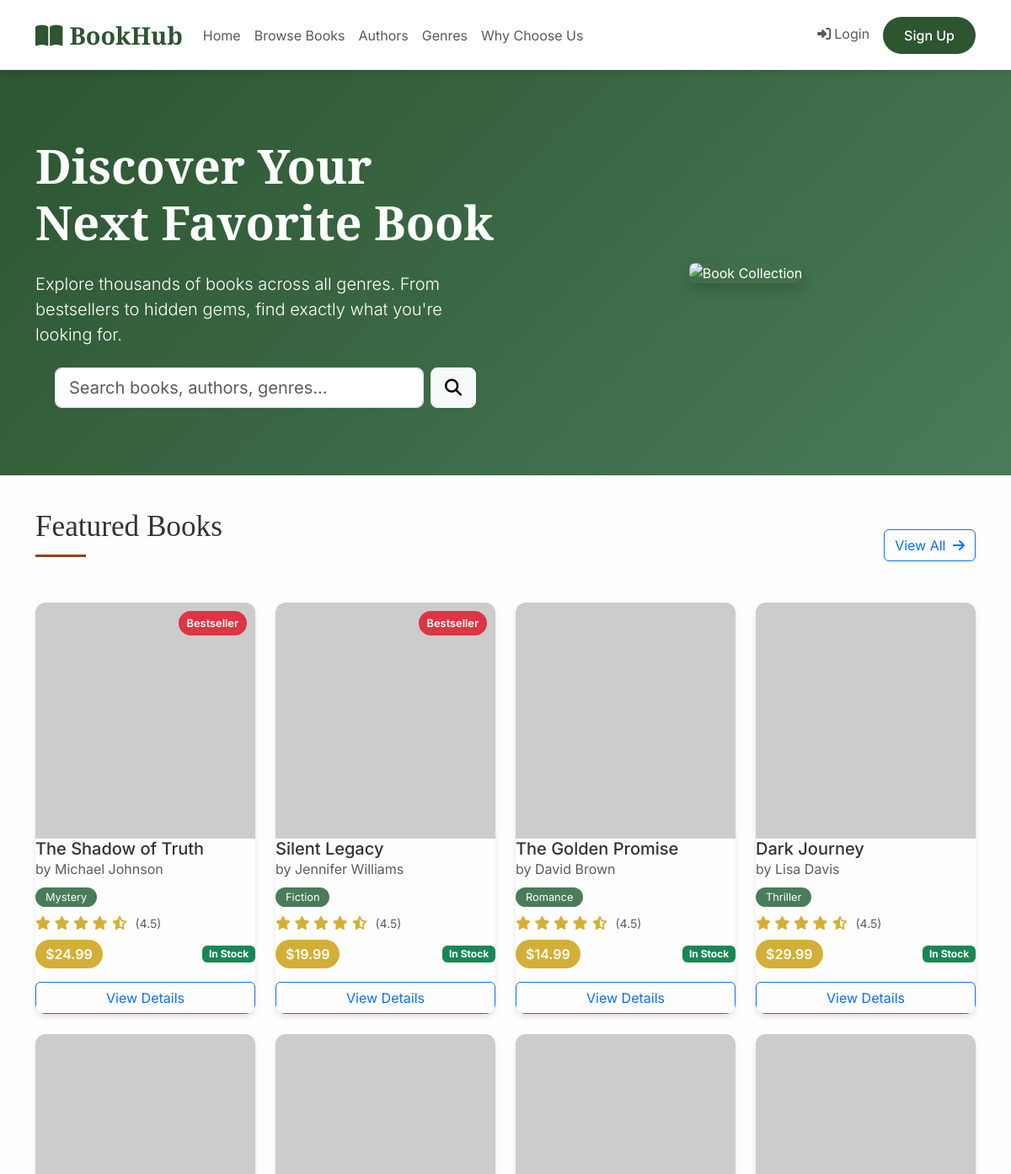
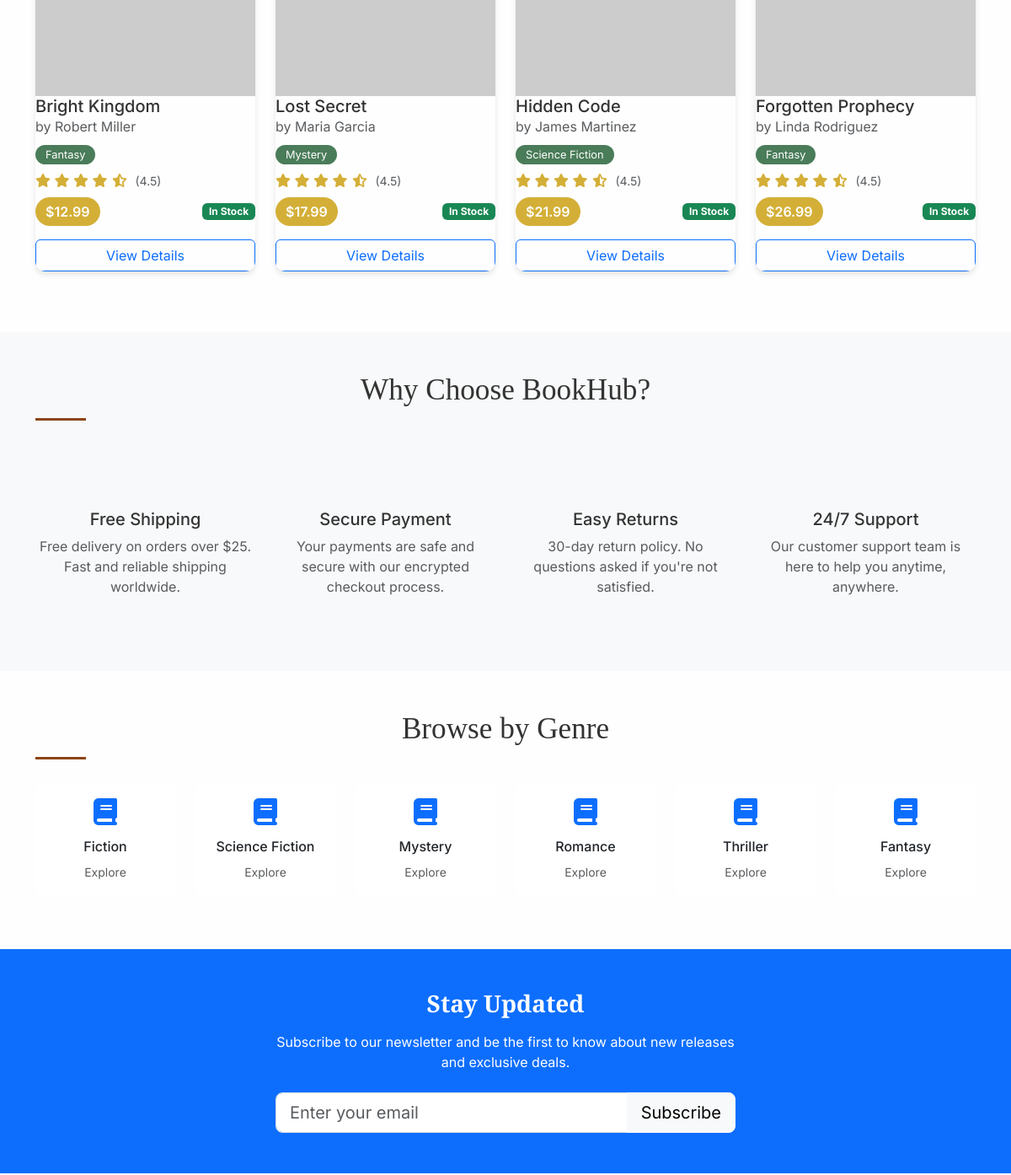
Before: / (upper part) with the older database file (2 pictures, top to bottom).
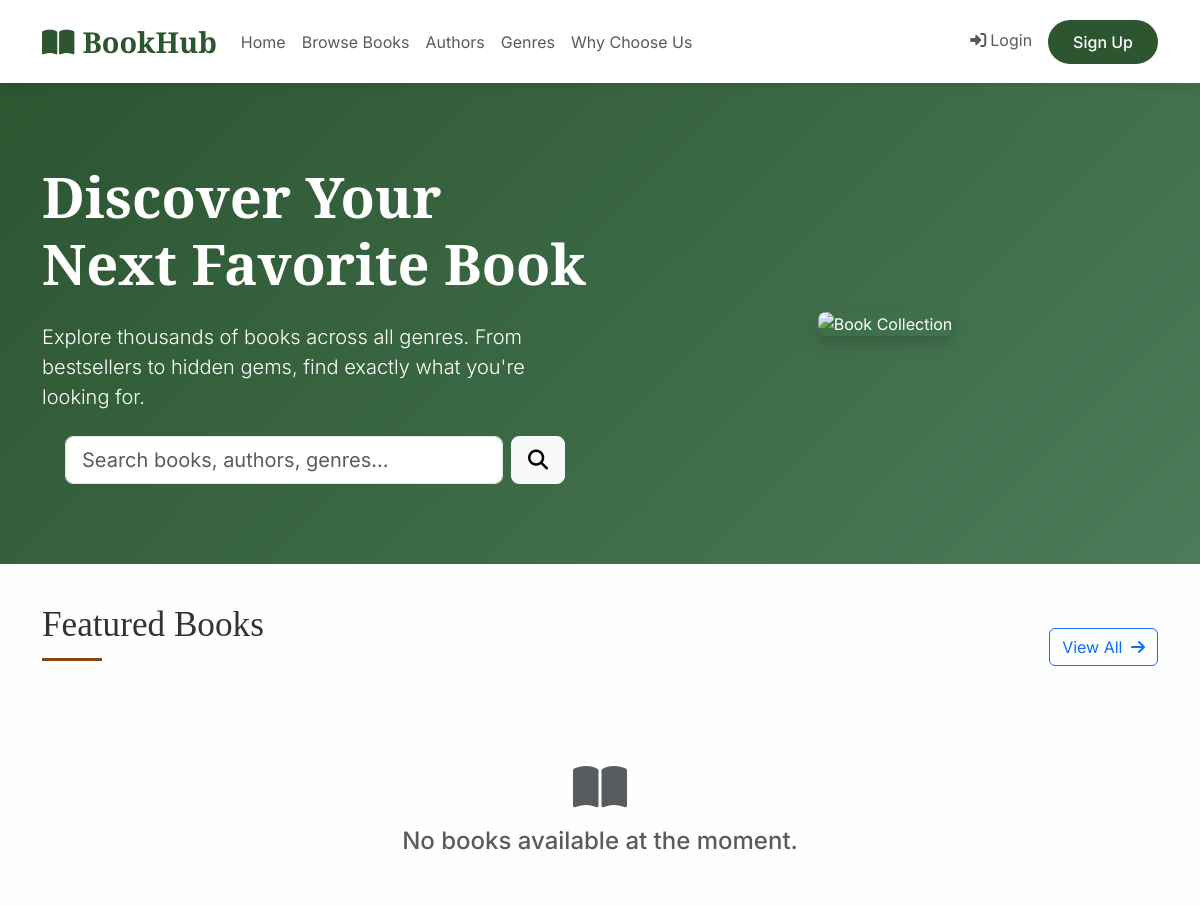
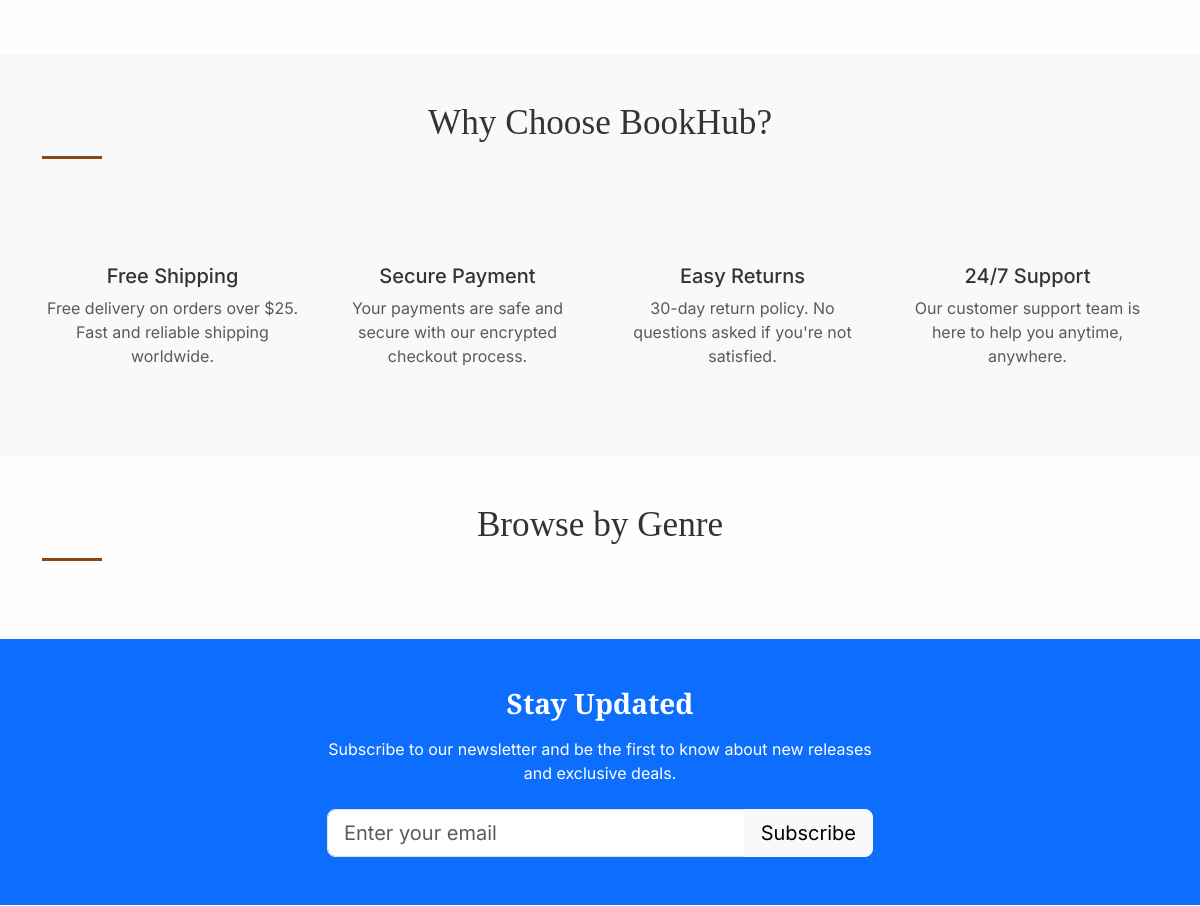
After: the same page with the newer database file (2 pictures, top to bottom).
### books/models.py (models this page shows, shortened)
class Book(models.Model):
    BookID = models.AutoField(primary_key=True)
    Title = models.CharField(max_length=200)
    AuthorID = models.ForeignKey(Author, on_delete=models.CASCADE)
    GenreID = models.ForeignKey(Genre, on_delete=models.CASCADE)
    ISBN = models.CharField(max_length=13, unique=True)
    PublicationDate = models.DateField()
    Price = models.DecimalField(max_digits=10, decimal_places=2, validators=[MinValueValidator(0)])
    Stock = models.IntegerField(default=0, validators=[MinValueValidator(0)])
    Photo = models.CharField(max_length=200, default='', blank=True)
    @property
    def is_available(self):
        return self.Stock > 0
    @property
    def photo_url(self):
        if self.Photo:
            return self.Photo
        else:
            return "https://via.placeholder.com/200x300/cccccc/666666/?text=No+Cover"

class Author(models.Model):
    AuthorID = models.AutoField(primary_key=True)
    FirstName = models.CharField(max_length=100)
    LastName = models.CharField(max_length=100)
    Bio = models.TextField(blank=True, null=True)
    DateOfBirth = models.DateField(blank=True, null=True)
    DateOfDeath = models.DateField(blank=True, null=True)
    @property
    def full_name(self):
        return f"{self.FirstName} {self.LastName}"

class Genre(models.Model):
    GenreID = models.AutoField(primary_key=True)
    GenreName = models.CharField(max_length=100, unique=True)

### books/views.py (the view)
# urls.py: path('', views.home, name='home'),
def home(request):
    books = Book.objects.filter(Stock__gt=0)[:8]
    genres = Genre.objects.all()[:6]
    return render(request, 'books/home.html', {
        'books': books,
        'genres': genres
    })

### books/context_processors.py (called while the page is built)
def cart_count(request):
    if request.user.is_authenticated:
        try:
            pending_order = request.user.customer.order_set.filter(OrderStatus='pending').first()
            if pending_order:
                cart_count = pending_order.orderitems.count()
            else:
                cart_count = 0
        except:
            cart_count = 0
    else:
        cart_count = 0
    return {'cart_count': cart_count}

### books/templates/books/home.html (shortened to what the changed rows need)
{% extends 'base.html' %}
{% block content %}
<section class="hero-section">
    <div class="container">
        <div class="row align-items-center">
            <div class="col-lg-6">
                <h1 class="display-4 fw-bold mb-4 brand-font">Discover Your Next Favorite Book</h1>
            </div>
        </div>
    </div>
</section>
<section class="container mb-5">
    <div class="d-flex justify-content-between align-items-center mb-4">
        <h2 class="section-title">Featured Books</h2>
    </div>
    <div class="row">
        {% for book in books %}
        <div class="col-xl-3 col-lg-4 col-md-6 mb-4">
            <div class="book-card h-100">
                {% if forloop.counter <= 2 %}
                <span class="discount-badge">Bestseller</span>
                {% endif %}
                <img src="{{ book.photo_url }}" class="book-image w-100" alt="{{ book.Title }}">
                <div class="card-body d-flex flex-column">
                    <h5 class="card-title">{{ book.Title|truncatewords:6 }}</h5>
                    <p class="text-muted mb-2">by {{ book.AuthorID.full_name }}</p>
                    <div class="mb-2">
                        <span class="genre-badge">{{ book.GenreID.GenreName }}</span>
                    </div>
                    <div class="rating-stars mb-2">
                        <i class="fas fa-star"></i>
                        <i class="fas fa-star"></i>
                        <i class="fas fa-star"></i>
                        <i class="fas fa-star"></i>
                        <i class="fas fa-star-half-alt"></i>
                        <small class="text-muted ms-1">(4.5)</small>
                    </div>
                    <div class="mt-auto">
                        <div class="d-flex justify-content-between align-items-center mb-3">
                            <span class="price-tag">${{ book.Price }}</span>
                            {% if book.is_available %}
                                <span class="badge bg-success">In Stock</span>
                            {% else %}
                                <span class="badge bg-secondary">Out of Stock</span>
                            {% endif %}
                        </div>
                        <div class="d-grid gap-2">
                            <a href="{% url 'book_detail' book.BookID %}" class="btn btn-outline-primary">View Details</a>
                        </div>
                    </div>
                </div>
            </div>
        </div>
        {% empty %}
        <div class="col-12 text-center py-5">
            <i class="fas fa-book-open fa-3x text-muted mb-3"></i>
            <h4 class="text-muted">No books available at the moment.</h4>
        </div>
        {% endfor %}
    </div>
</section>
<section id="features" class="bg-light py-5">
    <div class="container">
        <h2 class="section-title text-center">Why Choose BookHub?</h2>
    </div>
</section>
<section class="container py-5">
    <h2 class="section-title text-center">Browse by Genre</h2>
    <div class="row">
        {% for genre in genres %}
        <div class="col-lg-2 col-md-4 col-6 mb-3">
            <a href="{% url 'genre_books' genre.GenreID %}" class="text-decoration-none">
                <div class="card genre-card text-center h-100 border-0">
                    <div class="card-body">
                        <i class="fas fa-book fa-2x text-primary mb-3"></i>
                        <h6 class="card-title">{{ genre.GenreName }}</h6>
                        <small class="text-muted">Explore</small>
                    </div>
                </div>
            </a>
        </div>
        {% endfor %}
    </div>
</section>
{% endblock %}

Changed rows visible on the page:
removed Book: shows "Bestseller", Title "The Shadow of Truth", AuthorID.full_name "Michael Johnson", GenreID.GenreName "Mystery", Price "24.99", Stock "In Stock"
removed Book: shows "Bestseller", Title "Silent Legacy", AuthorID.full_name "Jennifer Williams", GenreID.GenreName "Fiction", Price "19.99", Stock "In Stock"
removed Book: Title "The Golden Promise", AuthorID.full_name "David Brown", GenreID.GenreName "Romance", Price "14.99", Stock "In Stock"
removed Book: Title "Dark Journey", AuthorID.full_name "Lisa Davis", GenreID.GenreName "Thriller", Price "29.99", Stock "In Stock"
removed Book: Title "Bright Kingdom", AuthorID.full_name "Robert Miller", GenreID.GenreName "Fantasy", Price "12.99", Stock "In Stock"
removed Book: Title "Lost Secret", AuthorID.full_name "Maria Garcia", GenreID.GenreName "Mystery", Price "17.99", Stock "In Stock"
removed Book: Title "Hidden Code", AuthorID.full_name "James Martinez", GenreID.GenreName "Science Fiction", Price "21.99", Stock "In Stock"
removed Book: Title "Forgotten Prophecy", AuthorID.full_name "Linda Rodriguez", GenreID.GenreName "Fantasy", Price "26.99", Stock "In Stock"
removed Genre: GenreName "Fiction"
removed Genre: GenreName "Science Fiction"
removed Genre: GenreName "Mystery"
removed Genre: GenreName "Romance"
removed Genre: GenreName "Thriller"
removed Genre: GenreName "Fantasy"
Other visible differences:
text now shown: "No books available at the moment."
